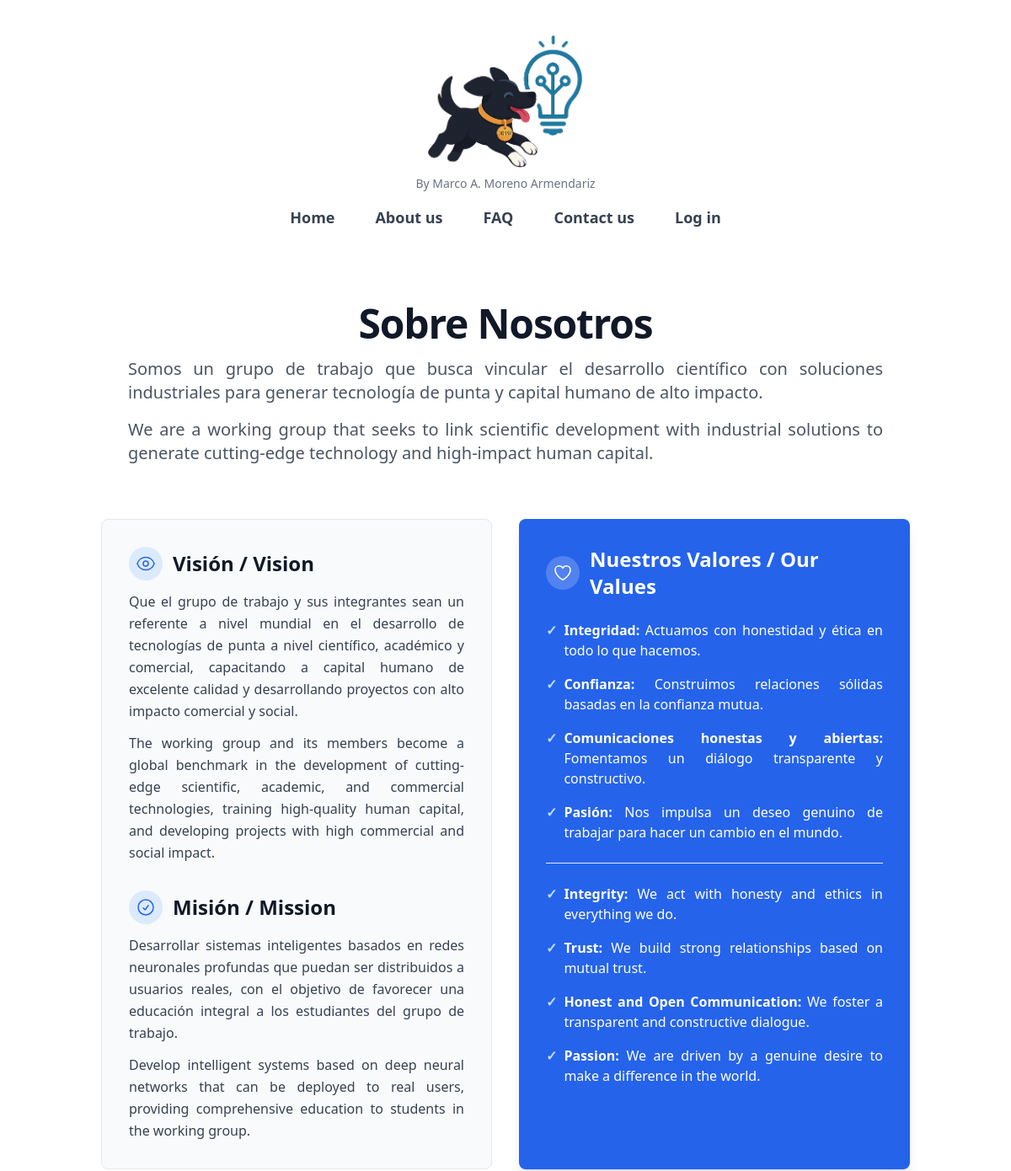
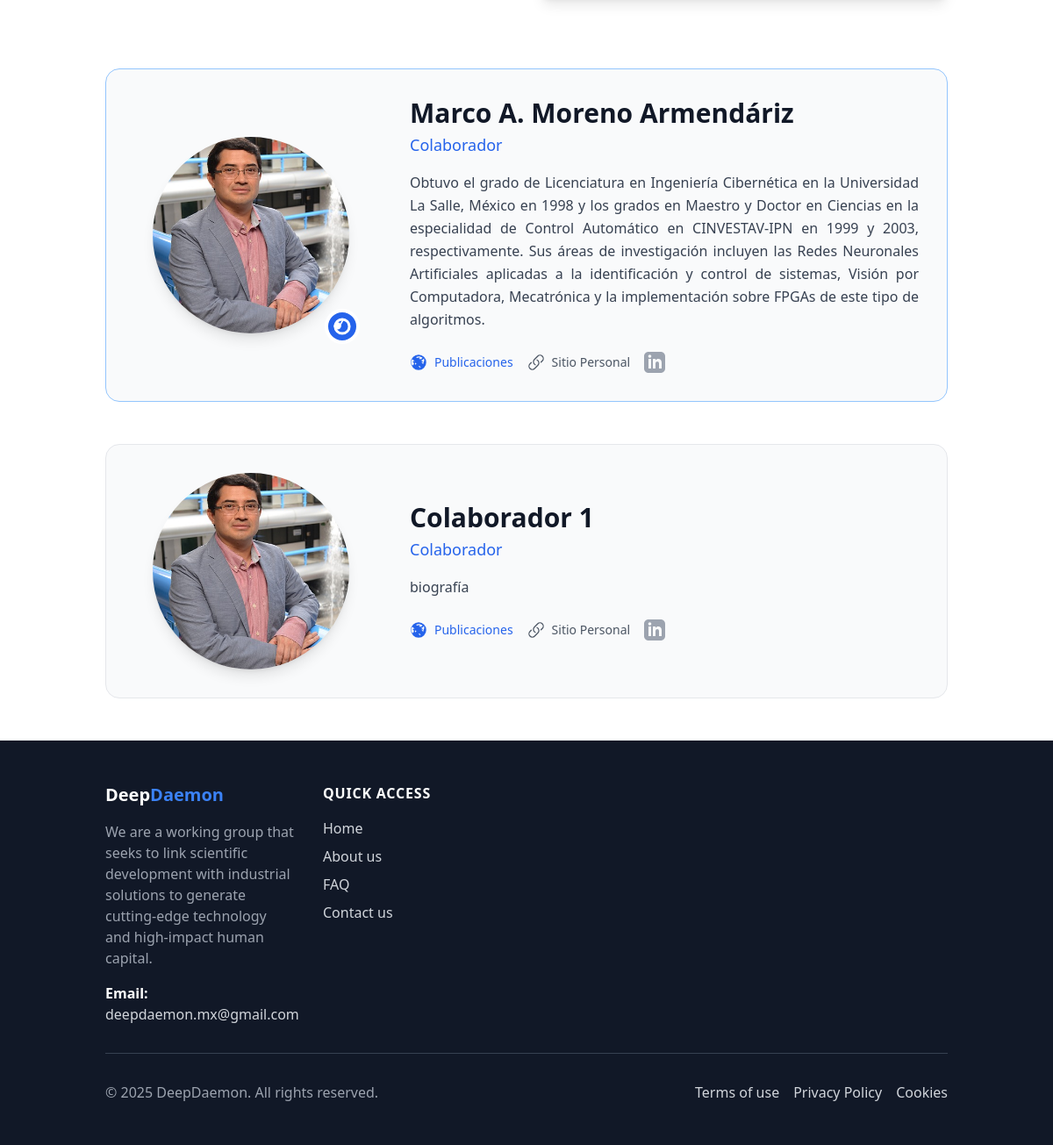
Page /homepage/about-us.php on the committed database (2 pictures, top to bottom).
### tables this page shows
CREATE TABLE `colaboradores` (
  `id` int(10) UNSIGNED NOT NULL,
  `nombre` varchar(255) NOT NULL,
  `rol` varchar(255) NOT NULL,
  `bio` text DEFAULT NULL,
  `foto` varchar(255) DEFAULT NULL,
  `enlace_scholar` varchar(255) DEFAULT NULL,
  `enlace_twitter` varchar(255) DEFAULT NULL,
  `enlace_linkedin` varchar(255) DEFAULT NULL,
  `es_fundador` tinyint(1) NOT NULL DEFAULT 0
);

### homepage/about-us.php (the view, shortened to what this page needs)
<?php
require_once __DIR__ . '/_header.php';
require_once __DIR__ . '/../config/conexion.php';
$sql = "SELECT * FROM colaboradores ORDER BY es_fundador DESC, nombre ASC";
$result = $conn->query($sql);
$team_members = $result ? $result->fetch_all(MYSQLI_ASSOC) : [];
?>
<div class="bg-white py-12">
    <div class="container mx-auto px-3 sm:px-6 lg:px-8">
        <div class="max-w-4xl mx-auto text-center mb-16">
            <h1 class="text-4xl font-extrabold tracking-tight text-gray-900 sm:text-5xl">
                Sobre Nosotros
            </h1>
            <p class="mt-4 text-xl text-gray-600 text-justify">
                Somos un grupo de trabajo que busca vincular el desarrollo científico con soluciones industriales para generar tecnología de punta y capital humano de alto impacto.
            </p>
            <p class="mt-4 text-xl text-gray-600 text-justify">
                We are a working group that seeks to link scientific development with industrial solutions to generate cutting-edge technology and high-impact human capital.
            </p>
        </div>
        <div class="max-w-5xl mx-auto mb-20">
            <div class="grid grid-cols-1 md:grid-cols-2 gap-8">
                <div class="bg-gray-50 p-8 rounded-lg border border-gray-200 space-y-8">
                    <div>
                        <div class="flex items-center gap-x-3">
                            <div class="flex-shrink-0 bg-primary-100 p-2 rounded-full">
                            </div>
                            <h2 class="text-2xl font-bold text-gray-900">Visión / Vision</h2>
                        </div>
                        <p class="mt-3 text-gray-700 leading-relaxed text-justify">
                            Que el grupo de trabajo y sus integrantes sean un referente a nivel mundial en el desarrollo de tecnologías de punta a nivel científico, académico y comercial, capacitando a capital humano de excelente calidad y desarrollando proyectos con alto impacto comercial y social.
                        </p>
                        <p class="mt-3 text-gray-700 leading-relaxed text-justify">
                            The working group and its members become a global benchmark in the development of cutting-edge scientific, academic, and commercial technologies, training high-quality human capital, and developing projects with high commercial and social impact.
                        </p>
                    </div>
                    <div>
                        <div class="flex items-center gap-x-3">
                            <div class="flex-shrink-0 bg-primary-100 p-2 rounded-full">
                                <svg class="h-6 w-6 text-primary-600" xmlns="http://www.w3.org/2000/svg" fill="none" viewBox="0 0 24 24" stroke-width="1.5" stroke="currentColor"><path stroke-linecap="round" stroke-linejoin="round" d="M9 12.75L11.25 15 15 9.75M21 12a9 9 0 11-18 0 9 9 0 0118 0z" /></svg>
                            </div>
                            <h2 class="text-2xl font-bold text-gray-900">Misión / Mission</h2>
                        </div>
                        <p class="mt-3 text-gray-700 leading-relaxed text-justify">
                            Desarrollar sistemas inteligentes basados en redes neuronales profundas que puedan ser distribuidos a usuarios reales, con el objetivo de favorecer una educación integral a los estudiantes del grupo de trabajo.
                        </p>
                        <p class="mt-3 text-gray-700 leading-relaxed text-justify">
                            Develop intelligent systems based on deep neural networks that can be deployed to real users, providing comprehensive education to students in the working group.
                        </p>
                    </div>
                </div>
                <div class="bg-primary-600 text-white p-8 rounded-lg shadow-lg">
                    <div class="flex items-center gap-x-3">
                        <div class="flex-shrink-0 bg-white/20 p-2 rounded-full">
                        </div>
                        <h2 class="text-2xl font-bold">Nuestros Valores / Our Values</h2>
                    </div>
                    <ul class="mt-6 space-y-4">
                        <li class="flex items-start">
                            <span class="font-bold text-primary-200 mr-2">✓</span>
                            <span class="text-justify"><strong>Integridad:</strong> Actuamos con honestidad y ética en todo lo que hacemos.</span>
                        </li>
                        <li class="flex items-start">
                            <span class="font-bold text-primary-200 mr-2">✓</span>
                            <span class="text-justify"><strong>Confianza:</strong> Construimos relaciones sólidas basadas en la confianza mutua.</span>
                        </li>
                        <li class="flex items-start">
                            <span class="font-bold text-primary-200 mr-2">✓</span>
                            <span class="text-justify"><strong>Comunicaciones honestas y abiertas:</strong> Fomentamos un diálogo transparente y constructivo.</span>
                        </li>
                        <li class="flex items-start">
                            <span class="font-bold text-primary-200 mr-2">✓</span>
                            <span class="text-justify"><strong>Pasión:</strong> Nos impulsa un deseo genuino de trabajar para hacer un cambio en el mundo.</span>
                        </li>
                    </ul>
                    <hr class="border-gray-200 my-6 mt-6">
                    <ul class="mt-6 space-y-4">
                        <li class="flex items-start">
                            <span class="font-bold text-primary-200 mr-2">✓</span>
                            <span class="text-justify"><strong>Integrity:</strong> We act with honesty and ethics in everything we do.</span>
                        </li>
                        <li class="flex items-start">
                            <span class="font-bold text-primary-200 mr-2">✓</span>
                            <span class="text-justify"><strong>Trust:</strong> We build strong relationships based on mutual trust.</span>
                        </li>
                        <li class="flex items-start">
                            <span class="font-bold text-primary-200 mr-2">✓</span>
                            <span class="text-justify"><strong>Honest and Open Communication:</strong> We foster a transparent and constructive dialogue.</span>
                        </li>
                        <li class="flex items-start">
                            <span class="font-bold text-primary-200 mr-2">✓</span>
                            <span class="text-justify"><strong>Passion:</strong> We are driven by a genuine desire to make a difference in the world.</span>
                        </li>
                    </ul>
                </div>
            </div>
        </div>
        <?php if (!empty($team_members)): ?>
        <div class="max-w-5xl mx-auto space-y-12">
            <?php foreach ($team_members as $member): ?>
            <div class="grid grid-cols-1 md:grid-cols-12 gap-8 md:gap-12 items-center
                        bg-gray-50 p-8 rounded-2xl border
                        <?php echo $member['es_fundador'] ? 'border-primary-300' : 'border-gray-200';  ?>">
                <div class="md:col-span-4 flex justify-center">
                    <div class="relative">
                        <img class="h-48 w-48 sm:h-56 sm:w-56 rounded-full object-cover shadow-lg"
                             src="<?php echo BASE_URL; ?>/assets/img/<?php echo htmlspecialchars($member['foto']); ?>"
                             alt="Foto de <?php echo htmlspecialchars($member['nombre']); ?>">
                        <?php if ($member['es_fundador']): ?>
                        <span class="absolute bottom-2 right-2 block h-10 w-10 transform translate-x-1/2 translate-y-1/2 rounded-full border-4 border-white bg-primary-600 text-white flex items-center justify-center" title="Fundador">
                        </span>
                        <?php endif; ?>
                    </div>
                </div>
                <div class="md:col-span-8">
                    <h2 class="text-3xl font-bold text-gray-900"><?php echo htmlspecialchars($member['nombre']); ?></h2>
                    <p class="text-lg font-medium text-primary-600 mt-1"><?php echo htmlspecialchars($member['rol']); ?></p>
                    <?php if (!empty($member['bio'])): ?>
                        <p class="mt-4 text-gray-700 leading-relaxed text-justify"><?php echo nl2br(htmlspecialchars($member['bio'])); ?></p>
                    <?php endif; ?>
                    <div class="mt-6 flex flex-wrap items-center gap-4">
                        <?php if (!empty($member['enlace_scholar'])): ?>
                        <a href="<?php echo htmlspecialchars($member['enlace_scholar']); ?>" target="_blank" rel="noopener noreferrer"
                           class="inline-flex items-center gap-x-2 text-sm font-medium text-primary-600 hover:text-primary-800 transition-colors">
                            Publicaciones
                        </a>
                        <?php endif; ?>
                        <?php if (!empty($member['enlace_twitter'])): ?>
                        <a href="<?php echo htmlspecialchars($member['enlace_twitter']); ?>" target="_blank" rel="noopener noreferrer"
                           class="inline-flex items-center gap-x-2 text-sm font-medium text-gray-600 hover:text-primary-600 transition-colors" title="Sitio Web">
                            Sitio Personal
                        </a>
                        <?php endif; ?>
                        <?php if (!empty($member['enlace_linkedin'])): ?>
                        <a href="<?php echo htmlspecialchars($member['enlace_linkedin']); ?>" target="_blank" rel="noopener noreferrer" class="text-gray-400 hover:text-gray-600" title="LinkedIn">
                        </a>
                        <?php endif; ?>
                    </div>
                </div>
            </div>
            <?php endforeach; ?>
        </div>
        <?php endif; ?>
    </div>
</div>
<?php
require_once __DIR__ . '/_footer.php';
?>

### rows in the picture
colaboradores: foto (picture), es_fundador 1 (drawn), nombre "Marco A. Moreno Armendáriz", rol "Colaborador", bio "Obtuvo el grado de Licenciatura en Ingeniería Cibernética en la Universidad La Salle, México en 1998 y los grados en Maestro y Doctor en Ciencias en la especialidad de Control Automático en CINVESTAV-IPN en 1999 y 2003, respectivamente. Sus áreas de investigación incluyen las Redes Neuronales Artificiales aplicadas a la identificación y control de sistemas, Visión por Computadora, Mecatrónica y la implementación sobre FPGAs de este tipo de algoritmos."
colaboradores: foto (picture), nombre "Colaborador 1", rol "Colaborador", bio "biografía"
